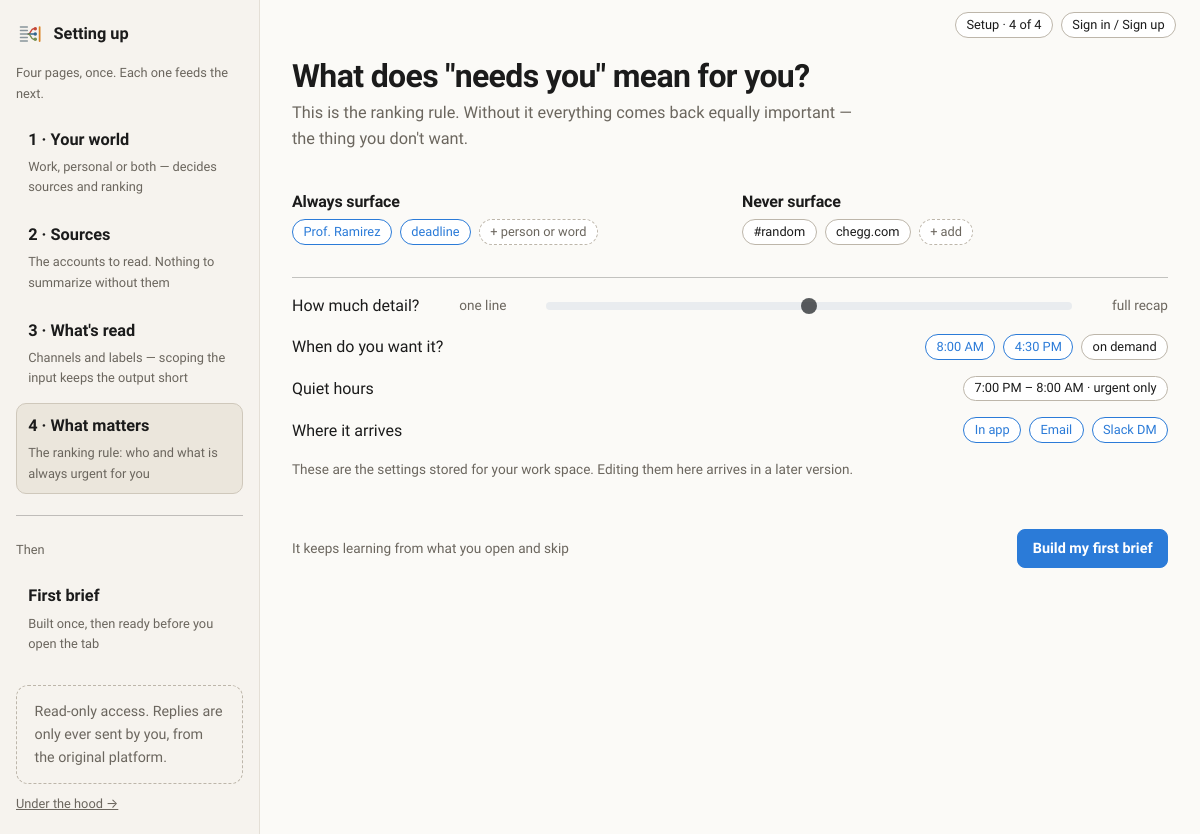
/setup/tuning/ (signed in), run on the app's committed database.
### unopsis/models.py (models this page shows, shortened)
class Space(models.Model):
    class Kind(models.TextChoices):
        WORK = "work", "Work"
        PERSONAL = "personal", "Personal"
    user = models.ForeignKey(
        settings.AUTH_USER_MODEL, on_delete=models.CASCADE, related_name="spaces"
    )
    kind = models.CharField(max_length=16, choices=Kind.choices)
    detail_level = models.IntegerField(
        default=3, help_text="1 = a single line per item, 5 = a full recap."
    )
    quiet_start = models.TimeField(null=True, blank=True)
    quiet_end = models.TimeField(null=True, blank=True)
    deliver_in_app = models.BooleanField(default=True)
    deliver_email = models.BooleanField(default=True)
    deliver_chat_dm = models.BooleanField(default=False)
    digest_times = models.JSONField(
        default=list, blank=True,
        help_text='When to build, e.g. ["08:00", "16:30"]. Weekday-only by convention.',
    )
    rules = models.JSONField(
        default=list, blank=True,
        help_text=(
            'Always/never surface instructions, e.g. '
            '[{"mode":"always","target":"person","value":"Prof. Ramirez"}].'
        ),
    )
    created_at = models.DateTimeField(auto_now_add=True)
    class Meta:
        ordering = ["user", "kind"]
        constraints = [
            models.UniqueConstraint(fields=["user", "kind"], name="uniq_space_per_user_kind")
        ]

### unopsis/app_views.py (the view)
# urls.py: path("setup/tuning/", app_views.setup_tuning, name="app-setup-tuning"),
@login_required
def setup_tuning(request):
    work = ui.current_space(WORK, request.user)
    rules = [r for r in (work.rules if work else []) if isinstance(r, dict)]
    times = (ui.parse_time(v) for v in (work.digest_times if work else []))
    return _setup(request, "unopsis/app/setup_tuning.html", 4,
                  always=[r for r in rules if r.get("mode") == "always"],
                  never=[r for r in rules if r.get("mode") == "never"],
                  digest_times=[t for t in times if t])

### unopsis/app_views.py (called while the page is built)
def _setup(request, template, step, **extra):
    context = {
        "steps": SETUP_STEPS,
        "step": step,
        "work": ui.current_space(WORK, request.user),
        "personal": ui.current_space(PERSONAL, request.user),
    }
    context.update(extra)
    return render(request, template, context)

### unopsis/ui.py (called while the page is built)
def current_space(kind, user):
    if user is None or not user.is_authenticated:
        return None
    return Space.objects.filter(kind=kind, user=user).order_by("pk").first()

def parse_time(value):
    try:
        return datetime.strptime(value, "%H:%M").time()
    except (TypeError, ValueError):
        return None

### templates/unopsis/app/setup_tuning.html (shortened to what this page needs)
{% extends "unopsis/app/setup_base.html" %}
{% block setup_content %}
  <h1 class="page-title">What does "needs you" mean for you?</h1>
  <p class="page-sub">This is the ranking rule. Without it everything comes back equally important — the thing you don't want.</p>
  <div class="row g-4 my-2">
    <div class="col-md-6">
      <h2 class="h6">Always surface</h2>
      <p class="d-flex flex-wrap gap-2">
        {% for rule in always %}<span class="chip chip--on" title="{{ rule.target }}">{{ rule.value }}</span>{% empty %}<span class="meta">No always-rules yet.</span>{% endfor %}
        <span class="chip chip--add">+ person or word</span>
      </p>
    </div>
    <div class="col-md-6">
      <h2 class="h6">Never surface</h2>
      <p class="d-flex flex-wrap gap-2">
        {% for rule in never %}<span class="chip" title="{{ rule.target }}">{{ rule.value }}</span>{% empty %}<span class="meta">No never-rules yet.</span>{% endfor %}
        <span class="chip chip--add">+ add</span>
      </p>
    </div>
  </div>
  <hr>
  <div class="d-flex flex-wrap justify-content-between align-items-center gap-2 mb-3">
    <label class="h6 mb-0" for="detail-level">How much detail?</label>
    <span class="meta">one line</span>
    <input id="detail-level" class="form-range flex-grow-1" style="max-width: 60%" type="range" min="1" max="5"
           value="{{ work.detail_level|default:3 }}" disabled aria-label="Detail level">
    <span class="meta">full recap</span>
  </div>
  <div class="d-flex flex-wrap justify-content-between align-items-center gap-2 mb-3">
    <span class="h6 mb-0">When do you want it?</span>
    <span class="d-flex flex-wrap gap-2">
      {% for slot in digest_times %}<span class="chip chip--on">{{ slot|time:"g:i A" }}</span>{% empty %}<span class="meta">no schedule</span>{% endfor %}
      <span class="chip">on demand</span>
    </span>
  </div>
  <div class="d-flex flex-wrap justify-content-between align-items-center gap-2 mb-3">
    <span class="h6 mb-0">Quiet hours</span>
    {% if work.quiet_start and work.quiet_end %}
      <span class="chip">{{ work.quiet_start|time:"g:i A" }} – {{ work.quiet_end|time:"g:i A" }} · urgent only</span>
    {% else %}
      <span class="meta">none set</span>
    {% endif %}
  </div>
  <div class="d-flex flex-wrap justify-content-between align-items-center gap-2 mb-3">
    <span class="h6 mb-0">Where it arrives</span>
    <span class="d-flex flex-wrap gap-2">
      <span class="chip {% if work.deliver_in_app %}chip--on{% endif %}">In app</span>
      <span class="chip {% if work.deliver_email %}chip--on{% endif %}">Email</span>
      <span class="chip {% if work.deliver_chat_dm %}chip--on{% endif %}">Slack DM</span>
    </span>
  </div>
  <p class="meta">These are the settings stored for your work space. Editing them here arrives in a later version.</p>
{% endblock %}
{% block setup_footer %}
  <span class="meta">It keeps learning from what you open and skip</span>
  <a class="btn-app btn-app--primary" href="{% url 'app-work-building' %}">Build my first brief</a>
{% endblock %}

### static/css/unopsis.css (style rules this page uses)
:root { --paper: #fbfaf7; --ink: #1b1b1b; --ink-soft: #6b665e; --slate: #1b1b1b; --slate-deep: #111111; --amber: #2b7bd8; --line: #e4dfd6; --needs-you: #c44536; --moving: #33658a; --fyi: #758e4f; --radius: 12px; --shadow: 0 1px 2px rgba(27, 27, 27, .05); }
body { background: var(--paper); color: var(--ink); font-family: "Source Sans 3", "Segoe UI", system-ui, -apple-system, sans-serif; font-size: 1.02rem; line-height: 1.6; }
h1, h2, h3, h4, .brand-mark { font-family: "Fraunces", Georgia, "Times New Roman", serif; letter-spacing: -0.01em; color: var(--slate-deep); }
a { color: var(--slate); }

### static/css/app.css (style rules this page uses)
:root { --app-paper: #fbfaf7; --app-rail: #f6f3ee; --app-ink: #1b1b1b; --app-ink-soft: #6b665e; --app-line: #e4dfd6; --app-selected: #ebe6dc; --app-blue: #2b7bd8; --app-blue-deep: #1f63b4; --app-alert: #c0392b; --app-alert-soft: #fbeceb; --app-radius: 12px; }
.app-body { background: var(--app-paper); color: var(--app-ink); }
.app-body h1, .app-body h2, .app-body h3, .app-body h4, .app-body h5, .app-body h6 { font-family: "Source Sans 3", "Segoe UI", system-ui, sans-serif; font-weight: 700; color: var(--app-ink); }
.chip { display: inline-flex; align-items: center; gap: .3rem; border: 1px solid #bdb6aa; border-radius: 999px; padding: .1rem .65rem; font-size: .8rem; color: var(--app-ink); background: #fff; text-decoration: none; }
.chip--on { border-color: var(--app-blue); color: var(--app-blue); }
.chip--add { border-style: dashed; color: var(--app-ink-soft); }
.btn-app { display: inline-flex; align-items: center; justify-content: center; gap: .35rem; border-radius: 8px; padding: .45rem .9rem; font-weight: 600; font-size: .9rem; border: 1.5px solid var(--app-ink); background: #fff; color: var(--app-ink); text-decoration: none; cursor: pointer; }
.btn-app--primary { background: var(--app-blue); border-color: var(--app-blue); color: #fff; }
.page-title { font-size: 2rem; font-weight: 800; letter-spacing: -.02em; line-height: 1.15; margin: 0 0 .35rem; }
.page-sub { color: var(--app-ink-soft); max-width: 36rem; }
.meta { color: var(--app-ink-soft); font-size: .85rem; }

### data on the page
Space: detail_level "3", quiet_start "7:00 PM", quiet_end "8:00 AM"

### other printed values
{{ number }} "1" "2" "3" "4"
{{ title }} "Your world" "Sources" "What's read" "What matters"
{{ blurb }} "Work, personal or both — decides sources and ranking" "The accounts to read. Nothing to summarize without them" "Channels and labels — scoping the input keeps the output short" "The ranking rule: who and what is always urgent for you"
{{ step }} "4"
{{ rule.value }} "Prof. Ramirez" "deadline"
{{ rule.value }} "#random" "chegg.com"
{{ slot|time:"g:i A" }} "8:00 AM" "4:30 PM"
